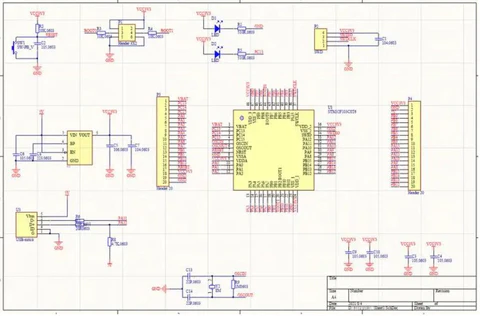
#> input picture backend/samples/test_real/1_45b3e861-6f7e-4257-a9da-6881b05875c7_480x480.webp, 480 x 316 px
$ python -i preprocessor.py   (imports and definitions only)
#> lines starting #> are read from the running program, lines starting #| are printed output that depends on the picture; after the words box and inside, x2 and y2 are one past the last pixel; in counts of white or black regions, pixels touching at a corner belong together
import logging

import cv2
import numpy as np
from skimage.morphology import skeletonize as _skeletonize

logger = logging.getLogger(__name__)


class Preprocessor:
    """Stage 1: raw whiteboard photo -> clean binary image for detection."""

    def __init__(self):
        self.glare_removed = None
        self.perspective_corrected = None
        self.grayscale = None
        self.binary = None
        self.cleaned = None
        self.skeleton = None

    # ------------------------------------------------------------------
    # Individual steps
    # ------------------------------------------------------------------

    def remove_glare(self, image: np.ndarray) -> np.ndarray:
        hsv = cv2.cvtColor(image, cv2.COLOR_BGR2HSV)
        _, _, v = cv2.split(hsv)
        mask = (v > 200).astype(np.uint8) * 255
        # If glare covers most of the image, there is no localized glare to
        # fix — inpainting would destroy the content.
        if np.sum(mask > 0) > 0.5 * mask.size:
            return image
        kernel = np.ones((5, 5), np.uint8)
        mask = cv2.dilate(mask, kernel)
        inpainted = cv2.inpaint(image, mask, inpaintRadius=7, flags=cv2.INPAINT_NS)
        return inpainted

    def correct_perspective(
        self,
        image: np.ndarray,
        min_area_ratio: float = 0.50,
        min_dim_ratio: float = 0.40,
    ) -> np.ndarray:
        h, w = image.shape[:2]
        image_area = h * w

        gray = cv2.cvtColor(image, cv2.COLOR_BGR2GRAY)
        blurred = cv2.GaussianBlur(gray, (5, 5), 0)
        edges = cv2.Canny(blurred, 50, 150)
        contours, _ = cv2.findContours(edges, cv2.RETR_LIST, cv2.CHAIN_APPROX_SIMPLE)
        contours = sorted(contours, key=cv2.contourArea, reverse=True)

        for cnt in contours:
            peri = cv2.arcLength(cnt, True)
            approx = cv2.approxPolyDP(cnt, 0.02 * peri, True)
            if len(approx) != 4:
                continue

            contour_area = cv2.contourArea(approx)
            area_ratio = contour_area / image_area

            # Check bounding dimensions of the contour
            pts = approx.reshape(4, 2)
            cnt_w = pts[:, 0].max() - pts[:, 0].min()
            cnt_h = pts[:, 1].max() - pts[:, 1].min()
            width_ratio = cnt_w / w
            height_ratio = cnt_h / h

            if area_ratio < min_area_ratio:
                logger.info(
                    "Perspective correction skipped: contour area %.1f%% < %.0f%% threshold",
                    area_ratio * 100,
                    min_area_ratio * 100,
                )
                continue

            if width_ratio < min_dim_ratio or height_ratio < min_dim_ratio:
                logger.info(
                    "Perspective correction skipped: contour dimensions %.1f%%w x %.1f%%h "
                    "below %.0f%% minimum",
                    width_ratio * 100,
                    height_ratio * 100,
                    min_dim_ratio * 100,
                )
                continue

            logger.info(
                "Perspective correction applied: contour covers %.1f%% area, %.1f%%w x %.1f%%h",
                area_ratio * 100,
                width_ratio * 100,
                height_ratio * 100,
            )
            return self._four_point_transform(image, pts)

        logger.info("Perspective correction skipped: no qualifying 4-point contour found")
        return image

    def to_grayscale(self, image: np.ndarray) -> np.ndarray:
        return cv2.cvtColor(image, cv2.COLOR_BGR2GRAY)

    def binarize(
        self, image: np.ndarray, block_size: int = 11, constant: int = 2
    ) -> np.ndarray:
        thresh = cv2.adaptiveThreshold(
            image, 255, cv2.ADAPTIVE_THRESH_GAUSSIAN_C, cv2.THRESH_BINARY, block_size, constant
        )
        return cv2.bitwise_not(thresh)

    def remove_noise(self, image: np.ndarray, kernel_size: int = 3) -> np.ndarray:
        kernel = np.ones((kernel_size, kernel_size), np.uint8)
        return cv2.morphologyEx(image, cv2.MORPH_OPEN, kernel)

    def skeletonize(self, binary_image: np.ndarray) -> np.ndarray:
        bool_img = binary_image.astype(bool)
        skel = _skeletonize(bool_img)
        return (skel.astype(np.uint8)) * 255

    # ------------------------------------------------------------------
    # Full pipeline
    # ------------------------------------------------------------------

    def process(self, image: np.ndarray) -> dict:
        self.glare_removed = self.remove_glare(image)
        self.perspective_corrected = self.correct_perspective(self.glare_removed)
        self.grayscale = self.to_grayscale(self.perspective_corrected)
        self.binary = self.binarize(self.grayscale)
        self.cleaned = self.remove_noise(self.binary)
        self.skeleton = self.skeletonize(self.cleaned)
        return {
            "binary": self.cleaned,
            "skeleton": self.skeleton,
            "corrected": self.perspective_corrected,
        }

    # ------------------------------------------------------------------
    # Helpers
    # ------------------------------------------------------------------

    @staticmethod
    def _order_points(pts: np.ndarray) -> np.ndarray:
        """Order points: top-left, top-right, bottom-right, bottom-left."""
        rect = np.zeros((4, 2), dtype=np.float32)
        s = pts.sum(axis=1)
        rect[0] = pts[np.argmin(s)]
        rect[2] = pts[np.argmax(s)]
        d = np.diff(pts, axis=1)
        rect[1] = pts[np.argmin(d)]
        rect[3] = pts[np.argmax(d)]
        return rect

    def _four_point_transform(
        self, image: np.ndarray, pts: np.ndarray
    ) -> np.ndarray:
        rect = self._order_points(pts.astype(np.float32))
        tl, tr, br, bl = rect

        width_top = np.linalg.norm(tr - tl)
        width_bot = np.linalg.norm(br - bl)
        max_w = int(max(width_top, width_bot))

        height_left = np.linalg.norm(bl - tl)
        height_right = np.linalg.norm(br - tr)
        max_h = int(max(height_left, height_right))

        dst = np.array(
            [[0, 0], [max_w - 1, 0], [max_w - 1, max_h - 1], [0, max_h - 1]],
            dtype=np.float32,
        )
        M = cv2.getPerspectiveTransform(rect, dst)
        return cv2.warpPerspective(image, M, (max_w, max_h))

>>> import cv2
>>> picture = cv2.imread('../samples/test_real/1_45b3e861-6f7e-4257-a9da-6881b05875c7_480x480.webp')
#> picture is the input picture: shape (316, 480, 3); mean B, G, R 232.4, 240.1, 243
>>> result = Preprocessor().process(picture)
#> in remove_glare, `hsv = cv2.cvtColor(image, cv2.COLOR_BGR2HSV)`: hsv: shape (316, 480, 3); mean H, S, V 34.5, 13.5, 243.8
#> in remove_glare, `mask = (v > 200).astype(np.uint8) * 255`:
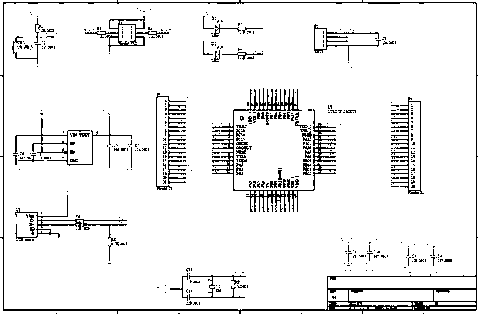
#> mask: shape (316, 480); 92.3% white; black in thin lines or dots
#> in correct_perspective, `gray = cv2.cvtColor(image, cv2.COLOR_BGR2GRAY)`:
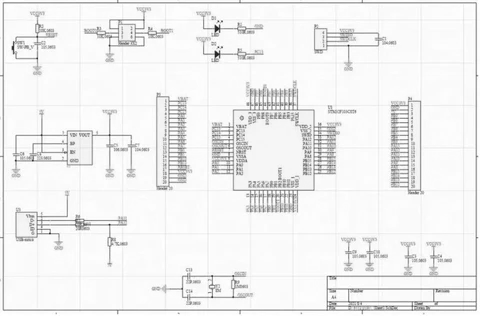
#> gray: shape (316, 480); min 27, max 255, mean 240.1
#> in correct_perspective, `blurred = cv2.GaussianBlur(gray, (5, 5), 0)`:
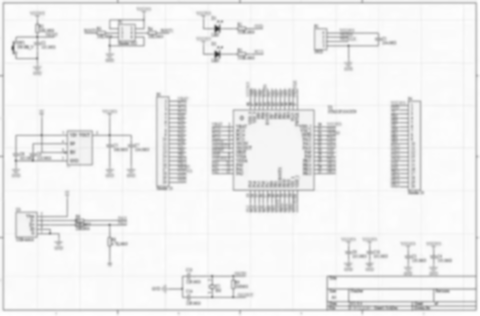
#> blurred: shape (316, 480); min 56, max 255, mean 240.1
#> in correct_perspective, `edges = cv2.Canny(blurred, 50, 150)`:
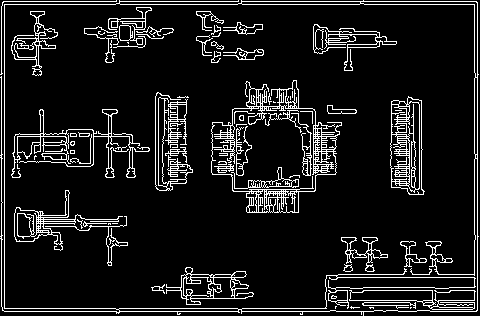
#> edges: shape (316, 480); 10.3% white in thin lines or dots
#> in correct_perspective, `contours, _ = cv2.findContours(edges, cv2.RETR_LIST, cv2.CHAIN_APPROX_..`: contours = 409 contours, 261 with area under 20; largest, box (x1, y1, x2, y2) and area: (0, 0, 479, 316) 145566, (4, 3, 478, 312) 143602, (211, 80, 342, 213) 10493, (211, 105, 337, 192) 7728, (390, 96, 425, 195) 2744
#> the loop in correct_perspective, `for cnt in contours:` made 2 passes
#> peri on pass 1: 2571.7
#> in process, `self.perspective_corrected = self.correct_perspective(self.glare_remov..`:
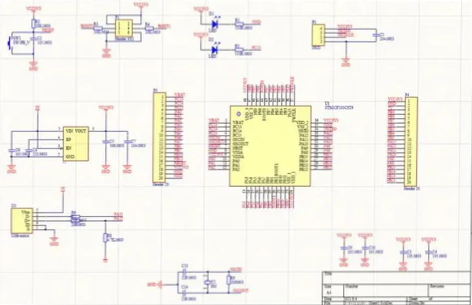
#> self.perspective_corrected: shape (305, 472, 3); mean B, G, R 232.8, 240.8, 243.8
#> in binarize, `thresh = cv2.adaptiveThreshold( image, 255, cv2.ADAPTIVE_THRESH_GAUSSI..`:
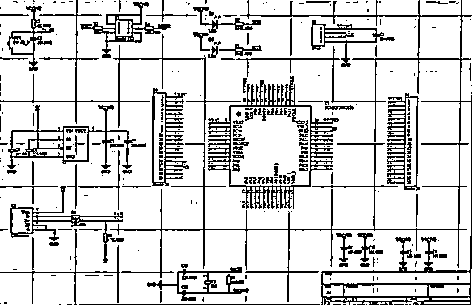
#> thresh: shape (305, 472); 84% white; black in thin lines or dots
#> in binarize, `return cv2.bitwise_not(thresh)`: returned value: shape (305, 472); 16% white in thin lines or dots
#> in remove_noise, `return cv2.morphologyEx(image, cv2.MORPH_OPEN, kernel)`: returned value: shape (305, 472); 3% white; 237 white regions (166 under 20 px), largest, box (x1, y1, x2, y2) and area: (152, 96, 155, 120) 72, (430, 283, 444, 288) 68, (470, 236, 472, 269) 66
#> in skeletonize, `skel = _skeletonize(bool_img)`:
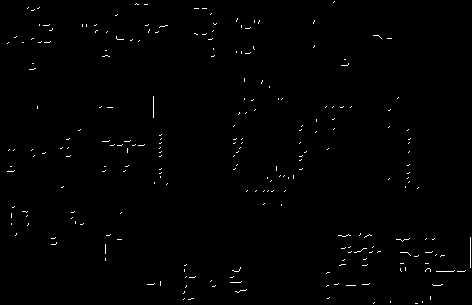
#> skel: shape (305, 472) bool; 0.68% white in thin lines or dots
#> in skeletonize, `return (skel.astype(np.uint8)) * 255`: returned value: shape (305, 472); 0.68% white in thin lines or dots
#> result = 3 items

$ run again, on backend/samples/test_real/images.jpeg
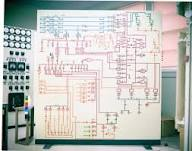
#> input picture backend/samples/test_real/images.jpeg, 192 x 151 px
#> picture is the input picture: shape (151, 192, 3); mean B, G, R 185.2, 189.5, 187.3
#> hsv: shape (151, 192, 3); mean H, S, V 67.9, 37.4, 196.3
#> in remove_glare, `mask = (v > 200).astype(np.uint8) * 255`:
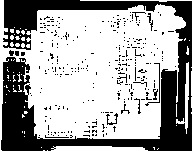
#> mask: shape (151, 192); 65% white; 277 black regions (266 under 20 px), largest, box (x1, y1, x2, y2) and area: (1, 0, 192, 151) 9098, (145, 63, 160, 106) 63, (106, 113, 118, 125) 47
#> edges: shape (151, 192); 12.5% white in thin lines or dots
#> contours = 101 contours, 79 with area under 20; largest, box (x1, y1, x2, y2) and area: (3, 28, 32, 58) 419, (111, 34, 176, 114) 230, (2, 61, 30, 151) 202, (8, 61, 30, 72) 156, (18, 96, 29, 125) 102
#> the loop in correct_perspective, `for cnt in contours:` made 101 passes
#> peri on passes 1 to 8: 169.4, 1196, 275.8, 86.18, 100.7, 71.11, 41.8, 35.9
#> thresh: shape (151, 192); 62.6% white; 301 black regions (274 under 20 px), largest, box (x1, y1, x2, y2) and area: (37, 12, 160, 137) 3933, (3, 0, 192, 50) 1693, (35, 71, 185, 151) 1545
#> bool_img: shape (151, 192) bool; 15% white; 98 white regions (71 under 20 px), largest, box (x1, y1, x2, y2) and area: (35, 139, 161, 150) 729, (35, 1, 135, 10) 546, (178, 60, 186, 121) 256
#> in skeletonize, `skel = _skeletonize(bool_img)`:
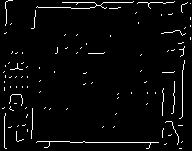
#> skel: shape (151, 192) bool; 3.4% white in thin lines or dots
#> result = 3 items
